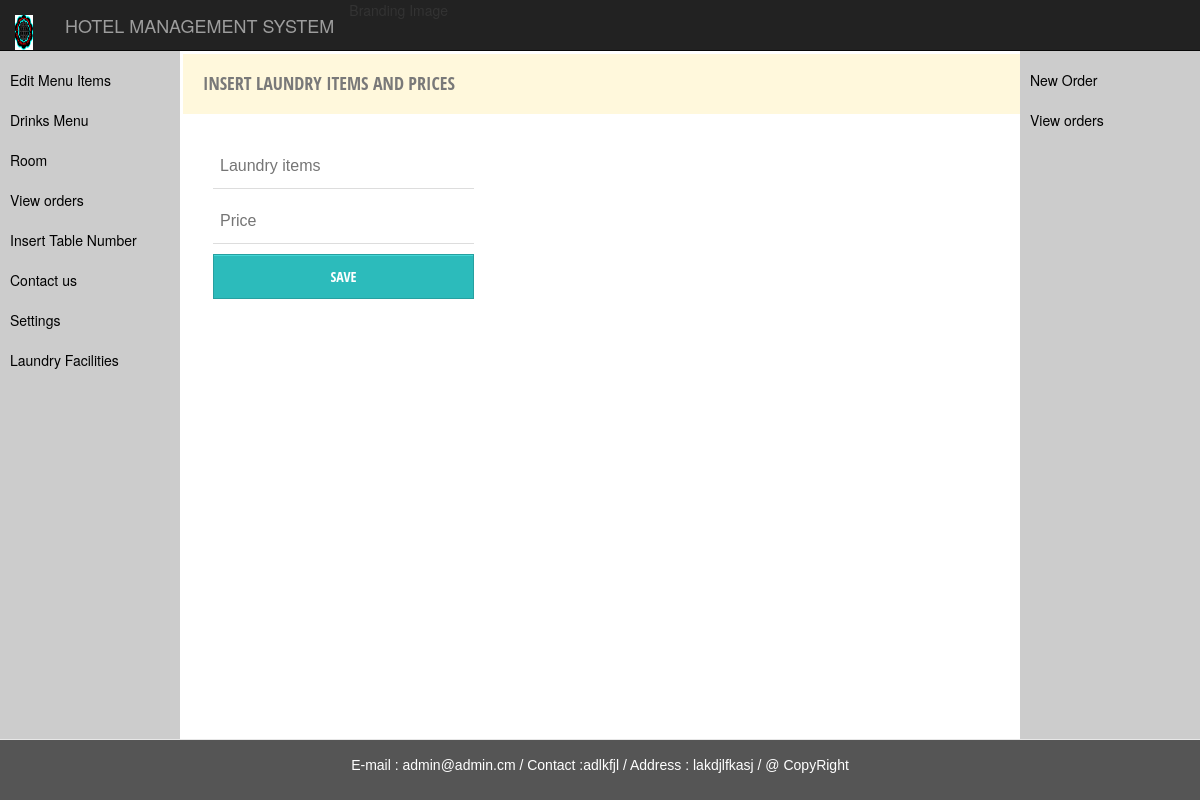
The page /laundry.php on the database as committed earlier.
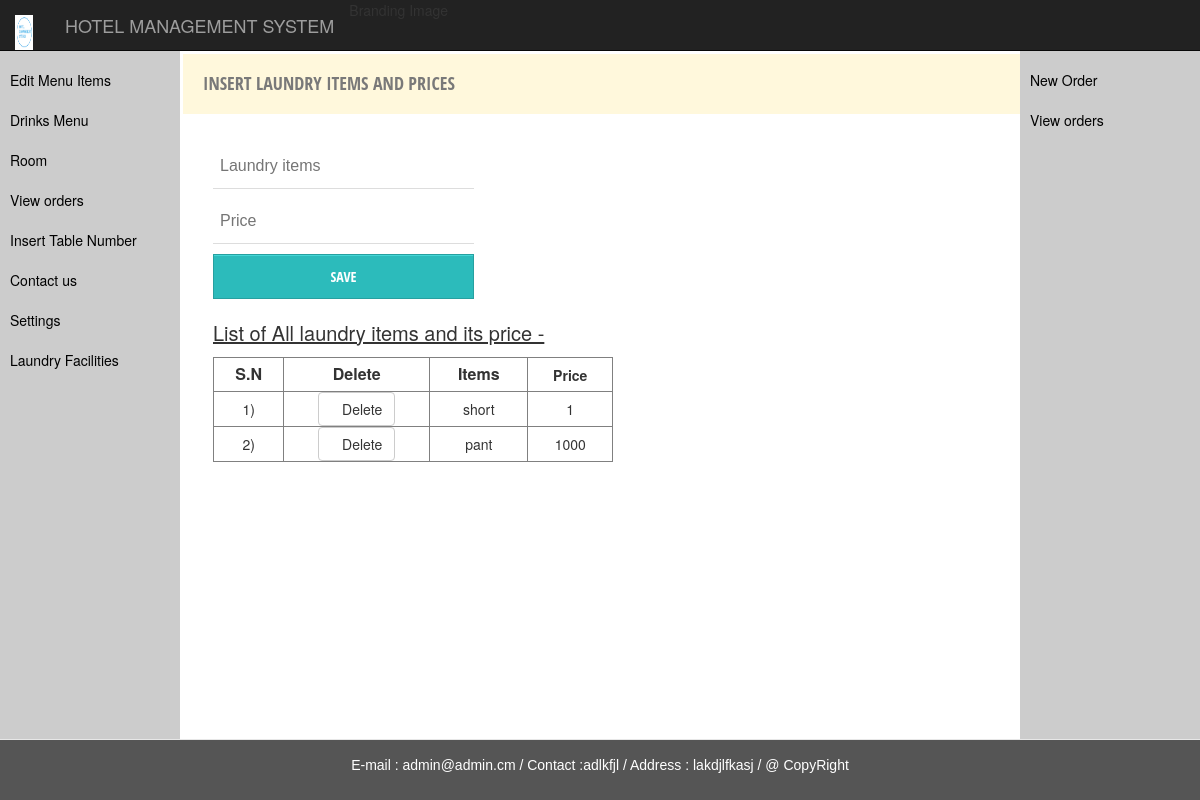
The same page on the database as committed later.
### tables this page shows
CREATE TABLE `tbl_general` (
  `genid` int(11) NOT NULL,
  `namehotel` varchar(200) NOT NULL,
  `emailhotel` varchar(150) NOT NULL,
  `contact` varchar(100) NOT NULL,
  `site` varchar(155) NOT NULL,
  `address` varchar(150) NOT NULL,
  `pan` varchar(150) NOT NULL,
  `vat` int(20) NOT NULL,
  `logopic` varchar(255) NOT NULL
);

CREATE TABLE `tbl_laundry` (
  `laundryid` int(11) NOT NULL,
  `items` varchar(100) NOT NULL,
  `price` float NOT NULL
);

### laundry.php (the view, shortened to what this page needs)
<?php
                         include("connect.php");
?>
<!DOCTYPE html>
<html>
<head>
	<link rel="stylesheet" href="bootstrap/bootstrap.min.css">
	 <link href="//netdna.bootstrapcdn.com/bootstrap/3.0.0/css/bootstrap-glyphicons.css" rel="stylesheet">
            <link rel ="stylesheet" type="text/css" href = "form.css" />
	<link rel="stylesheet" href="sidebar.css">
</head>
<body>
<nav class="navbar navbar-inverse navbar-fixed-top">
            <div class="container-fluid">
                <div class="navbar-header">
                  <?php
                                $sql = "select * from tbl_general";
              $result = $con->query($sql);
              $data = $result->fetch_array();
              $usr = $_GET['nme'];?>
                    <span class="navbar-brand" href="">
                       <img src="logo/<?php echo $data['logopic']; ?>" style="margin-bottom: 20px;" class="" width="50%" height="35px"  />
                    </span>
                    <a class="navbar-brand" href="adminpanel.php?nme=<?php echo $usr;?>">
                      <?php
							echo $data['namehotel'];
                	 ?>
                </div>
                <ul class="nav navbar-nav navbar-right">
                <li class="dropdown">
       	        <a href="#" class="glyphicon glyphicon-user">  <?php echo $usr ?></a>
				  </li>
				  </ul>
				  </div>
				  </nav>
               <nav class="navigation">
  			  <ul class="mainmenu">
 			  <li><a href="cuisinemenu.php?nme=<?php echo $usr;?>">Edit Menu Items</a>
      </li>
          <li><a href="drinkmenu.php?nme=<?php echo $usr;?>">Drinks Menu </a></li>
              <li><a href="">Room</a>
             </li>
             <li><a href="">View orders</a></li>
             <li><a href="table.php?nme=<?php echo $usr;?>">Insert Table Number</a></li>
             <li><a href="">Contact us </a></li>
             <li><a href="gensetting.php?nme=<?php echo $usr;?>" >Settings </a></li>
             <li><a href="laundry.php?nme=<?php echo $usr;?>" >Laundry Facilities </a></li>
             </ul>
            </nav>
<div class="main col-xs-9 form-style-8" style=" margin-top: 7%; margin-left: 16.5%;  max-width: 900px; ">
<form action="dblaundry.php?nme=<?php echo $usr;?>" method="post" >
<h2 style="background-color: #FFF8DC;"> Insert Laundry Items and Prices</h2>
<div>
			<p>
			<input type="text" name="itemname" placeholder="Laundry items"   autocomplete="on" required  />
      <input type="text" name="itemprice" placeholder="Price"  autocomplete="on" required  />
    </p>
						<p>
			<input type="submit" value="Save"  class="" name="btn_laundry">
			</p>
</form>
<div>
<?php
$s="select * from tbl_laundry";
$result=$con->query($s);
$num=$result->num_rows;
if($num>0)
{
  echo "<p style='font-size:20px ;text-decoration:underline; '>"."List of All laundry items and its price -"."</p>";
  $n=1;
 ?>
  <table  border="1"; width="400"; style="text-align: center; margin-bottom: 10%;" >
<tr >
  <th style="text-align: center; padding: 5px; font-size: 16px;">S.N</th>
  <th style="text-align: center; padding: 5px; font-size: 16px;">Delete</th>
  <th style="text-align: center; padding: 5px; font-size: 16px;">Items </th>
  <th style="text-align: center; padding: 5px; font-size: 16 px;">Price</th></tr>
<?php
while($data1 = $result->fetch_array()){
   echo "<tr><td>".$n. ")"."</td><td>" ?> <a class="btn btn-default" href="?deletelaundryid=<?php echo $data1['laundryid'];?>&nme=<?php echo $usr?>" onclick="return confirm('sure to delete ?')"><span class="glyphicon glyphicon-remove-circle"></span>Delete</a></td><td>
<?php echo  $data1['items']."</td><td>";
echo $data1['price']."</td></tr>";
?><?php
$n++;
}
?>
</table >
<?php
}
?>
</div>
</div>
<nav class="n">
           <ul class="mainmenu">
           <li><a href="">New Order</a></li>
           <li><a href="">View orders</a>
           </li>
           </ul>
           </nav>
</body>
<?php include "footer.php"; ?>
</html>

### footer.php (shortened to what this page needs)
<!DOCTYPE html>
<html>
<head>
	  <link rel="stylesheet" href="bootstrap/bootstrap.min.css">
</head>
<body>
</body>
 <footer class="navbar navbar-default navbar-fixed-bottom" >
  <p > <?php echo "E-mail : ".$data['emailhotel']."  /  ";
    echo "Contact :".$data['contact']."   /  "; echo "Address : ".$data['address']."    /   ";?>  @ CopyRight</p>
</footer>
</html>

### form.css (style rules this page uses)
.form-style-8 h2 { background: #4D4D4D; text-transform: uppercase; font-family: 'Open Sans Condensed', sans-serif; color: #797979; font-size: 18px; font-weight: 100; padding: 20px; margin: -30px -30px 30px -30px; }
.form-style-8 input[type="text"], .form-style-8 input[type="date"], .form-style-8 input[type="datetime"], .form-style-8 input[type="email"], .form-style-8 input[type="number"], .form-style-8 input[type="search"], .form-style-8 input[type="time"], .form-style-8 input[type="url"], .form-style-8 input[type="submit"], .form-style-8 input[type="password"], .form-style-8 textarea, .form-style-8 select { box-sizing: border-box; -webkit-box-sizing: border-box; -moz-box-sizing: border-box; outline: none; display: block; width: 30%; padding: 7px; border: none; border-bottom: 1px solid #ddd; background: transparent; margin-bottom: 10px; font: 16px Arial, Helvetica, sans-serif; height: 45px; }
.form-style-8 input[type="button"], .form-style-8 input[type="submit"] { -moz-box-shadow: inset 0px 1px 0px 0px #45D6D6; -webkit-box-shadow: inset 0px 1px 0px 0px #45D6D6; box-shadow: inset 0px 1px 0px 0px #45D6D6; background-color: #2CBBBB; border: 1px solid #27A0A0; display: inline-block; cursor: pointer; color: #FFFFFF; font-family: 'Open Sans Condensed', sans-serif; font-size: 14px; padding: 8px 18px; text-decoration: none; text-transform: uppercase; }

### sidebar.css (style rules this page uses)
html, body { font-family: Arial, Helvetica, sans-serif; }
.navigation { padding-top: 5%; width: 15%; position: fixed; height: 100%; overflow: auto; background-color: #CCC; float:left; }
.n { padding-top: 5%; width: 15%; margin-left: 85%; float:right; position: fixed; height: 100%; overflow: auto; background-color: #CCC; }
.mainmenu { list-style: none; padding: 0; margin:0; }
.mainmenu a { display: block; background-color: #CCC; text-decoration: none; padding: 10px; color: #000; }

### laundry.php (style rules this page uses)
.dropdown { position: relative; display: inline-block; }

### footer.php (style rules this page uses)
.navbar-fixed-bottom { background-color: #555; color: white; padding: 15px; text-align:center; font-family: 'Raleway', sans-serif; }

Rows that differ between the two databases and show on the page:
changed tbl_general "HOTEL MANAGEMENT SYSTEM": logopic: a different picture
added tbl_laundry: items "short", price "1"
added tbl_laundry: items "pant", price "1000"
Other text that changed with them:
text now shown: "List of All laundry items and its price - S.N Delete Items Price"
